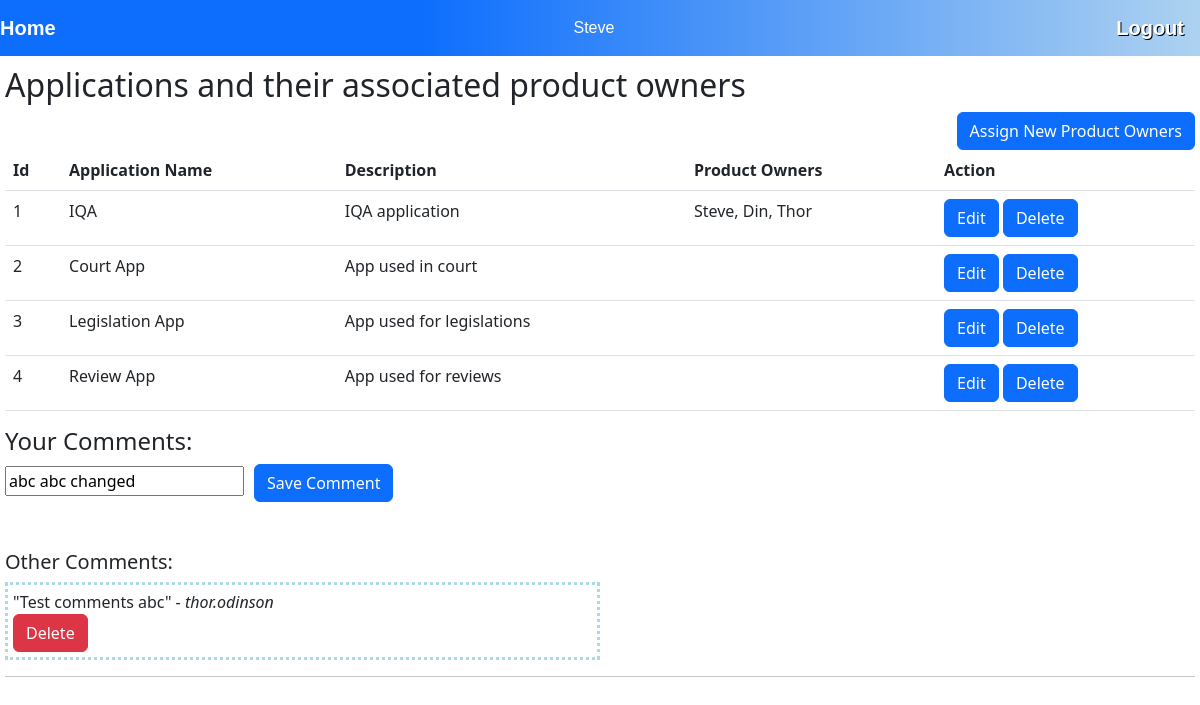
Screenshot of / (signed in) with the database file from the repository.
### models.py (models this page shows, shortened)
class User(db.Model, UserMixin):
    id = db.Column(db.Integer, primary_key=True)
    first_name = db.Column(db.String(100), nullable=False)
    last_name = db.Column(db.String(100))
    username = db.Column(db.String(100), nullable=False)
    email = db.Column(db.String(50), unique=True, nullable=False)
    password = db.Column(db.String(100), nullable=False)
    is_admin = db.Column(db.Integer, nullable=False)
    comments = db.Column(db.String(200))

class Application(db.Model):
    id = db.Column(db.Integer, primary_key=True)
    name = db.Column(db.String(100), nullable=False, unique=True)
    description = db.Column(db.String(100))
    users = db.relationship('User', secondary=product_owners, backref='app_owners')

### app.py (the view)
@app.route("/")
@login_required
def home():
    apps = ApplicationTable.query.all()
    isAdmin = False
    if current_user.is_admin == True:
        isAdmin = True
    user = UserTable.query.filter_by(id=current_user.id).first()
    if(user.comments == None):
        user.comments = ""
    allUsersWithComments = UserTable.query.filter(UserTable.comments!=None, UserTable.comments!="", UserTable.id!=user.id).all()
    return render_template("home.html", applications=apps, isAdmin=isAdmin, currentUser=user, allComments=allUsersWithComments)

### app.py (called while the page is built)
@login_manager.user_loader
def load_user(user_id):
    return UserTable.query.get(int(user_id))

### templates/home.html (shortened to what this page needs)
{% extends "layout.html" %}
{% block content %}
    <h2 class="titleHeader">Applications and their associated product owners</h2>
    {% if isAdmin %}
      <a class='btn btn-primary newProductOwnersButton' href="/createApp/">Assign New Product Owners</a>
    {% endif %}
    <table class="table">
      <thead>
        <tr>
          <th scope="col">Id</th>
          <th scope="col">Application Name</th>
          <th scope="col">Description</th>
          <th scope="col">Product Owners</th>
          {% if isAdmin %}
            <th scope="col">Action</th>
          {% endif %}
        </tr>
      </thead>
      <tbody>
        {% for item in applications %}
          <tr>
            <td>{{ item.id }}</td>
            <td>{{ item.name }}</td>
            <td>{{ item.description }}</td>
            <td>
              {% for user in item.users %}
                {% if loop.last  %}
                  {{ user.first_name }}
                {% else %}
                  {{ user.first_name }},
                {% endif %}
              {% endfor %}
            </td>
            {% if isAdmin %}
              <td>
                <a class='btn btn-primary' href="/updateApp/{{ item.id }}">Edit</a>
                <a class='btn btn-primary confirmation' href="/deleteApp/{{ item.id }}">Delete</a>
              </td>
            {% endif %}
          </tr>
        {% endfor %}
      </tbody>
    </table>
    <h4>Your Comments:</h4>
    <form method="POST" action="/editComment">
      <input type="text" id="userCommentsInput" name="userComments" value ='{{ currentUser.comments }}' pattern="[a-zA-Z0-9.!\s]+" title="Only alphanumeric and some special characters are allowed"><input type="submit" value="Save Comment" class='btn btn-primary saveCommentButton'>
    </form>
    <br>
    <br>
    <h5>Other Comments:</h5>
    {% for userComment in allComments %}
      <div id="otherUserCommentsContainer">
        "{{ userComment.comments }}" - <i>{{ userComment.username }}</i>
        {% if isAdmin %}
          <form method="POST" action="/deleteComment">
            <input type="submit" id="deleteCommentButton" value="Delete" class='btn btn-danger confirmation'>
          </form>
        {% endif %}
      </div>
    {% endfor %}
{% endblock %}

### templates/layout.html (shortened to what this page needs)
<!DOCTYPE html>
<html>
    <head>
        <link rel="stylesheet" type="text/css" href="{{ url_for('static', filename='site.css')}}" />
        <link href="https://cdn.jsdelivr.net/npm/bootstrap@5.2.0/dist/css/bootstrap.min.css" rel="stylesheet">
    </head>
    <body>
        <div class="navbar">
            <a href="{{ url_for('home') }}" class="navbar-brand">Home</a>
            {% if current_user.is_authenticated %}
                {{ current_user.first_name }}
                <a href="{{ url_for('logout') }}" class="navbar-brand logoutLink">Logout</a>
            {% else %}
                <a href="{{ url_for('login') }}" class="navbar-brand">Login</a>
            {% endif %}
        </div>
        <div class="body-content">
            {% block content %}
            {% endblock %}
            <hr/>
        </div>
    </body>
</html>

### static/site.css (style rules this page uses)
.titleHeader { margin-top: 5px; }
.logoutLink { text-shadow: 1px 1px black; }
.navbar { background: rgb(13,110,253); background: linear-gradient(90deg, rgba(13,110,253,1) 0%, rgba(13,110,253,1) 35%, rgba(173,210,240,1) 100%); font-size: 1em; font-family: 'Trebuchet MS', 'Lucida Sans Unicode', 'Lucida Grande', 'Lucida Sans', Arial, sans-serif; color: white; padding: 8px 5px 8px 5px; }
.navbar a { text-decoration: none; color: inherit; }
.navbar-brand { font-size: 1.2em; font-weight: 600; }
.body-content { padding: 5px; font-family:'Segoe UI', Tahoma, Geneva, Verdana, sans-serif; }
#otherUserCommentsContainer { width: 50%; padding: 5px; margin-top: 5px; border-style: dotted; border-color: lightblue; }
.saveCommentButton { margin-left: 10px; }
.newProductOwnersButton { float: right; }

### rows the page displays
User: first_name "Steve", userComments "abc abc changed"
Application: id "1", name "IQA", description "IQA application"
User: first_name "Din"
User: first_name "Thor", comments "Test comments abc", username "thor.odinson"
Application: id "2", name "Court App", description "App used in court"
Application: id "3", name "Legislation App", description "App used for legislations"
Application: id "4", name "Review App", description "App used for reviews"
